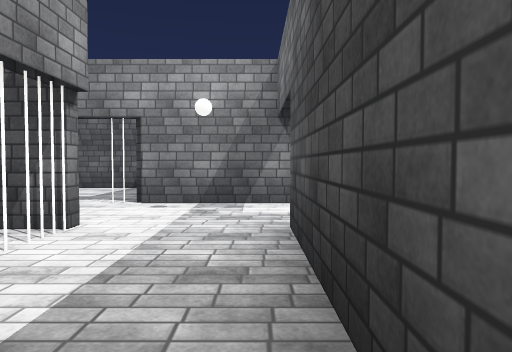
view 1 (above)

24 first-person views from a walk through a scene from a Unity 3-D project. The camera is 1.4 m above the floor, tilts 2° down and sees 70° across. The floor is counted in squares, 2 m on a side. Each view is taken from the middle of a square. On the plan, view 1 faces up. The plan holds only what a view shows up to about 11 squares ahead; the rest is blank. The player is left out. Door leaves are left out, so doorways stand open. Surface patterns are stand-ins for the level's own textures.

view 2
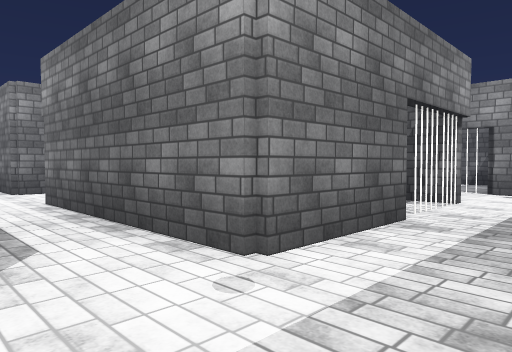

view 3
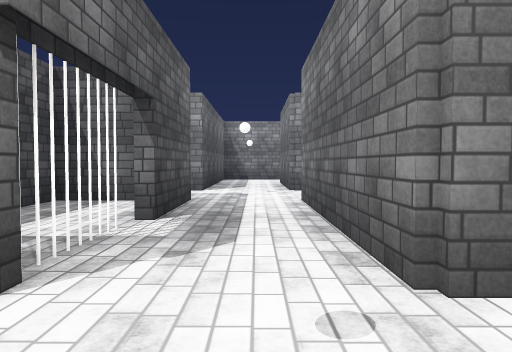

view 4
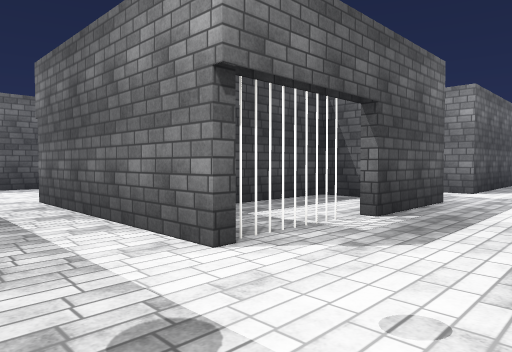

view 5
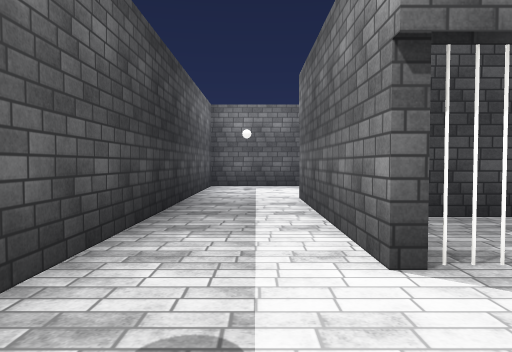

view 6
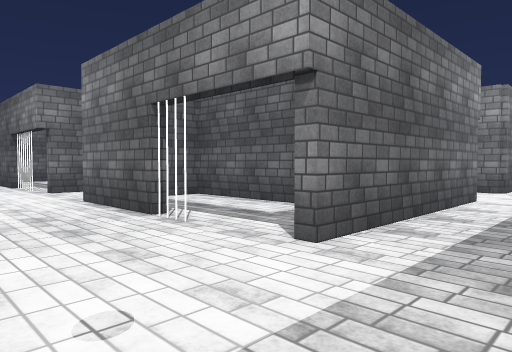

view 7
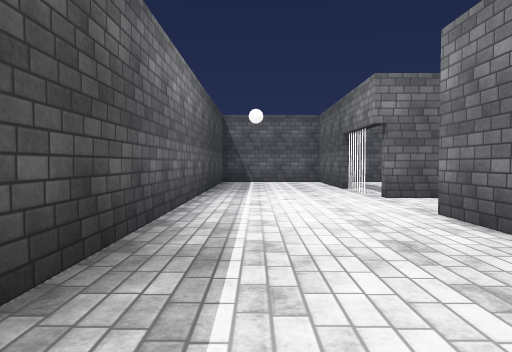

view 8
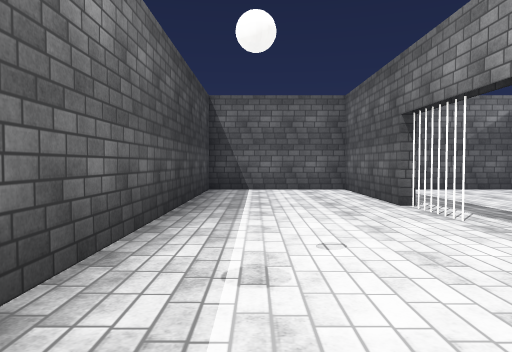

view 9
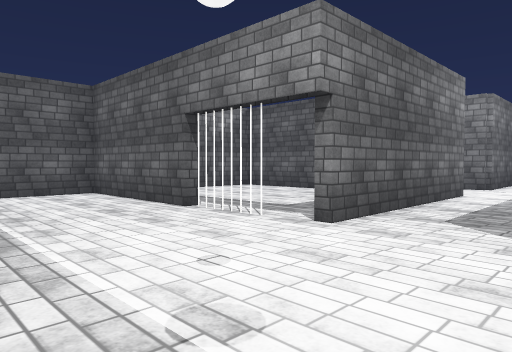

view 10
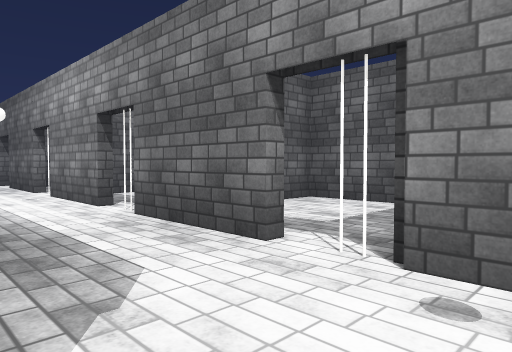

view 11
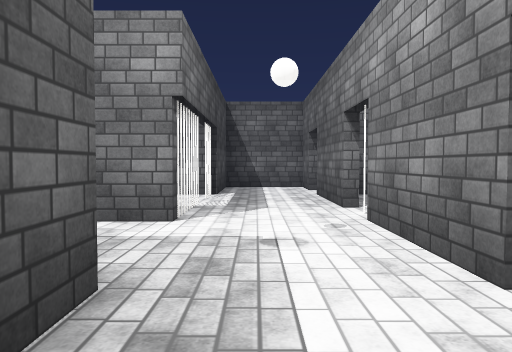

view 12
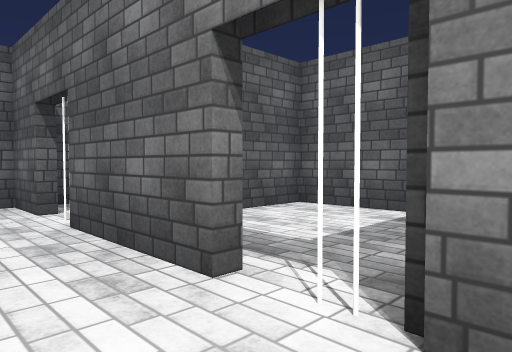

view 13
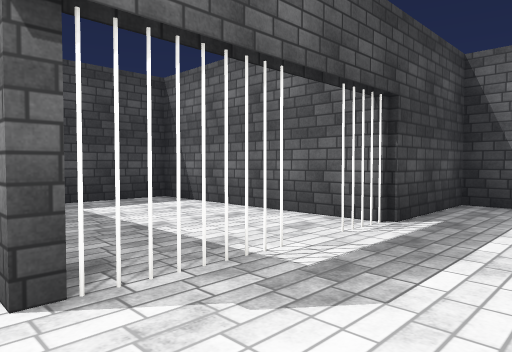

view 14
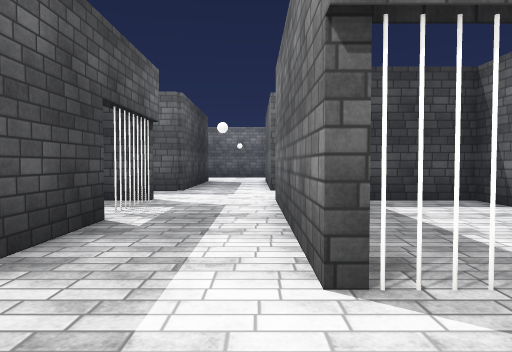

view 15
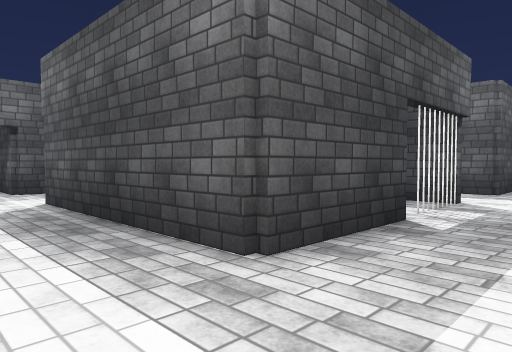

view 16
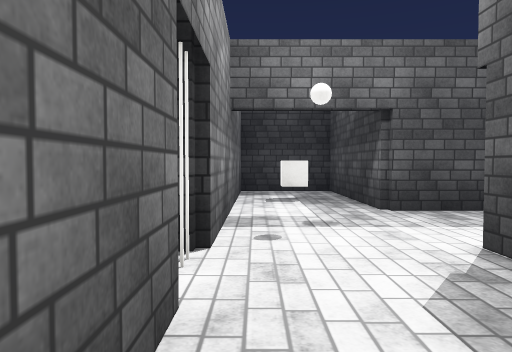

view 17
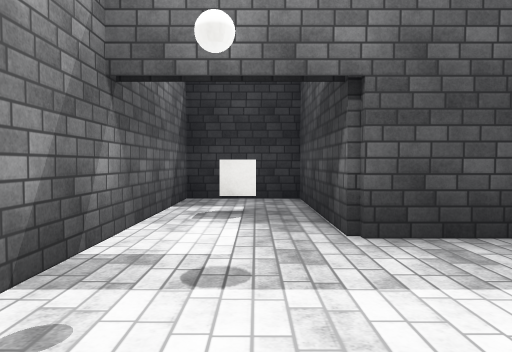

view 18
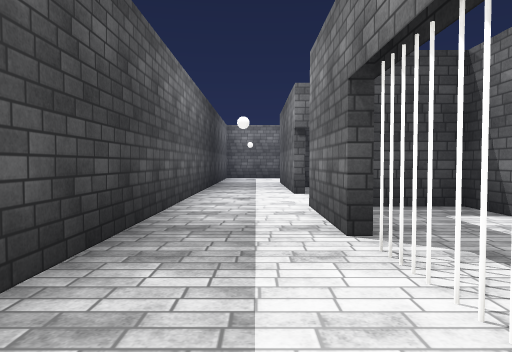

view 19
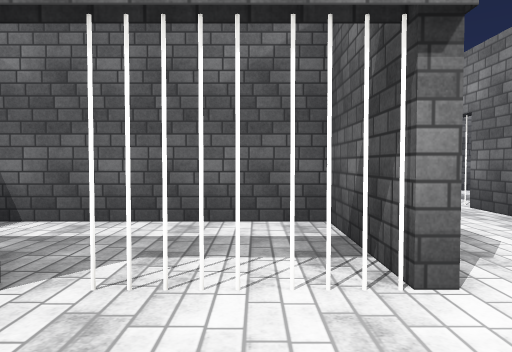

view 20
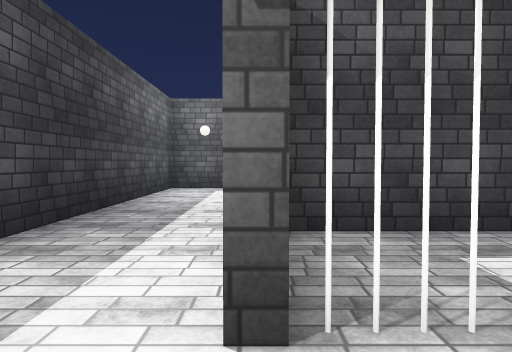

view 21
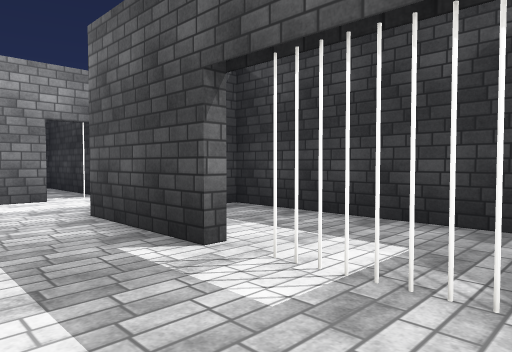

view 22
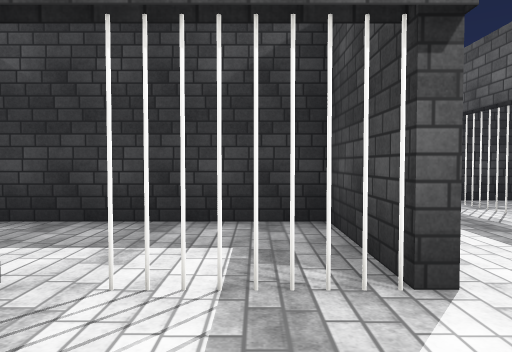

view 23
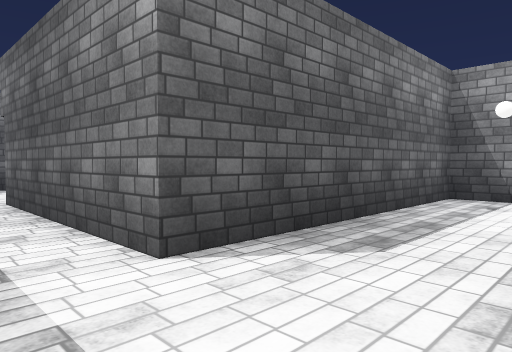

view 24
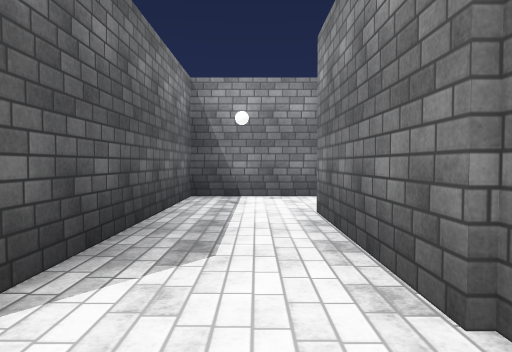

### Floor plan
Key: @ floor where view 1 was taken; # wall or solid block; . floor; D open door; C cube; O other object.
Columns run from 16 left of view 1 to 5 right of it. Each row starts with its distance up from view 1.
 11           ####
 10    ###    #...
  9    #.. #  #...
  8    #.. #..#...
  7 ##O##DO##DO##OO#######
  6 #.O..DD..D...O.......#
  5 #.................C..#
  4 ###OOOO..#####O..#####
  3    #..#..#.## O..#
  2    #..#..#.##.O..#
  1    #..#..O.####..#
  0    #..#..O.####.@#
 -1 #..####..O#####..#
 -2 #................#
 -3 #######..###OOO..#
 -4 ####  #..###OOO..#
 -5  #... #..# #  #..#
 -6  #....#..######..#
 -7 ##....#..#....#..#
 -8 ####OOO..###ODD..#
 -9 #.....D......DD..#
-10 #................#
-11 #................#
-12 #................#
-13 ##################

Where each view was taken, in squares from view 1:
view 1: 0 up, 0 right, facing up
view 2: 3 down, 0 right, facing up-left
view 3: 2 down, 0 right, facing left
view 4: 1 down, 0 right, facing down-left
view 5: 1 down, 1 left, facing down
view 6: 11 down, 0 right, facing up-left
view 7: 11 down, 2 left, facing left
view 8: 11 down, 6 left, facing left
view 9: 12 down, 7 left, facing up-left
view 10: 4 up, 1 left, facing up-left
view 11: 5 up, 5 left, facing left
view 12: 5 up, 9 left, facing up-left
view 13: 6 up, 9 left, facing down-left
view 14: 6 up, 9 left, facing down
view 15: 6 up, 9 left, facing down-right
view 16: 6 up, 5 left, facing right
view 17: 5 up, 3 left, facing right
view 18: 5 up, 1 left, facing down
view 19: 3 up, 0 right, facing left
view 20: 2 down, 2 left, facing down
view 21: 1 down, 9 left, facing up-right
view 22: 0 up, 9 left, facing right
view 23: 1 down, 8 left, facing down-left
view 24: 2 down, 8 left, facing left
